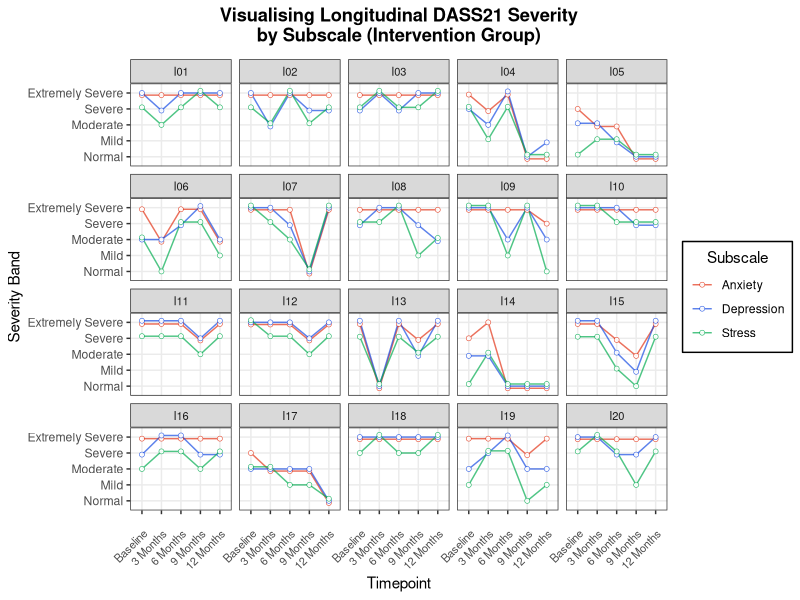
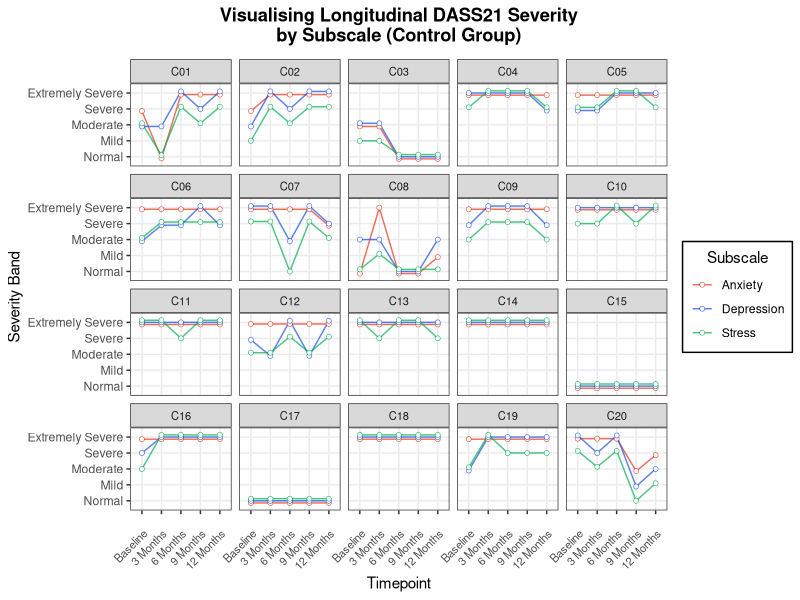

R code for these plots, in order:
## ---- chunk 1
#| warning: false
suppressPackageStartupMessages(library(tidyverse))

# Load data
data <- read.csv(here::here("data", "simulated_dass21_full.csv"))

# Multiply subscale scores by 2 to match DASS42 scoring conventions
scored_data <- data %>%
  mutate(across(c(DASS_Anxiety, DASS_Depression, DASS_Stress), ~ .x * 2))

# Reshape to long format
dass_long <- scored_data %>%
  pivot_longer(cols = c(DASS_Anxiety, DASS_Depression, DASS_Stress),
              names_to = "subscale",
              values_to = "score") %>%
  mutate(timepoint = factor(timepoint, levels = c("baseline", "3_months", "6_months", "9_months", "12_months")))
## ---- chunk 2
classify_severity <- function(score, subscale) {
  if (subscale == "DASS_Depression") {
    cut(score, breaks = c(-Inf, 9, 13, 20, 27, Inf),
        labels = c("Normal", "Mild", "Moderate", "Severe", "Extremely Severe"), right = TRUE)
  } else if (subscale == "DASS_Anxiety") {
    cut(score, breaks = c(-Inf, 7, 9, 14, 19, Inf),
        labels = c("Normal", "Mild", "Moderate", "Severe", "Extremely Severe"), right = TRUE)
  } else if (subscale == "DASS_Stress") {
    cut(score, breaks = c(-Inf, 14, 18, 25, 33, Inf),
        labels = c("Normal", "Mild", "Moderate", "Severe", "Extremely Severe"), right = TRUE)
  } else {
    return(NA)
  }
}

dass_long <- dass_long %>%
  mutate(severity_band = mapply(classify_severity, score, subscale))
## ---- chunk 3
intervention_data <- dass_long %>% filter(group == "intervention")

# Define timepoint labels
timepoint_labels <- c(
  "baseline" = "Baseline",
  "3_months" = "3 Months",
  "6_months" = "6 Months",
  "9_months" = "9 Months",
  "12_months" = "12 Months"
)

intervention_data$severity_band <- factor(intervention_data$severity_band,
                                          levels = c("Normal", "Mild", "Moderate", "Severe", "Extremely Severe"))

ggplot(intervention_data, aes(x = severity_band, y = timepoint, colour = subscale)) +
  geom_path(aes(group = interaction(id, subscale)),
            position = position_dodge(width = 0.4), alpha = 0.7) +
  geom_point(aes(group = interaction(id, subscale)),
            position = position_dodge(width = 0.4),
            size = 1.5, shape = 21, fill = "white", stroke = 0.3, alpha = 0.9) +
  scale_colour_manual("Subscale",
                      values = c("DASS_Anxiety" = "#E23418",
                                "DASS_Depression" = "#184CE2",
                                "DASS_Stress" = "#03AC50"),
                      labels = c("Anxiety", "Depression", "Stress")) +
  scale_y_discrete(labels = timepoint_labels) +
  coord_flip() +
  facet_wrap(~id) +
  theme_bw() +
  labs(
    title = "Visualising Longitudinal DASS21 Severity\nby Subscale (Intervention Group)",
    x = "Severity Band",
    y = "Timepoint"
  ) +
  theme(
    axis.text.y = element_text(angle = 0, hjust = 1),
    axis.text.x = element_text(angle = 45, size = 8, hjust = 1, margin = margin(t = 10)),
    plot.title = element_text(hjust = 0.5, face = "bold", margin = margin(b = 10)),
    strip.text = element_text(size = 8),
    legend.background = element_rect(fill = "white", colour = "black", linewidth = 0.5),
    legend.title = element_text(hjust = 0.5),
    legend.key = element_rect(fill = "white", colour = NA),
    legend.spacing.y = unit(5, "pt")
  )
## ---- chunk 4
control_data <- dass_long %>% filter(group == "control")

control_data$severity_band <- factor(control_data$severity_band,
                                    levels = c("Normal", "Mild", "Moderate", "Severe", "Extremely Severe"))

ggplot(control_data, aes(x = severity_band, y = timepoint, colour = subscale)) +
  geom_path(aes(group = interaction(id, subscale)),
            position = position_dodge(width = 0.4), alpha = 0.7) +
  geom_point(aes(group = interaction(id, subscale)),
            position = position_dodge(width = 0.4),
            size = 1.5, shape = 21, fill = "white", stroke = 0.3, alpha = 0.9) +
  scale_colour_manual("Subscale",
                      values = c("DASS_Anxiety" = "#E23418",
                                "DASS_Depression" = "#184CE2",
                                "DASS_Stress" = "#03AC50"),
                      labels = c("Anxiety", "Depression", "Stress")) +
  scale_y_discrete(labels = timepoint_labels) +
  coord_flip() +
  facet_wrap(~id) +
  theme_bw() +
  labs(
    title = "Visualising Longitudinal DASS21 Severity\nby Subscale (Control Group)",
    x = "Severity Band",
    y = "Timepoint"
  ) +
  theme(
    axis.text.y = element_text(angle = 0, hjust = 1),
    axis.text.x = element_text(angle = 45, size = 8, hjust = 1, margin = margin(t = 10)),
    plot.title = element_text(hjust = 0.5, face = "bold", margin = margin(b = 10)),
    strip.text = element_text(size = 8),
    legend.background = element_rect(fill = "white", colour = "black", linewidth = 0.5),
    legend.title = element_text(hjust = 0.5),
    legend.key = element_rect(fill = "white", colour = NA),
    legend.spacing.y = unit(5, "pt")
  )
